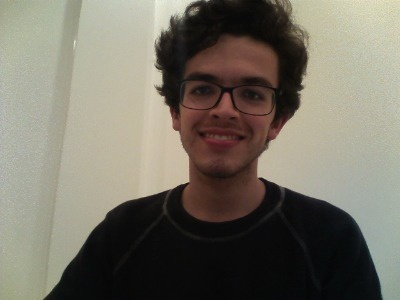
#> input picture ComputerVision_Projects/Images/gabriel.png, 400 x 300 px
$ python histogram_oriented_grad.py Images/gabriel.png
#> lines starting #> are read from the running program, lines starting #| are printed output that depends on the picture
import cv2 as cv
import sys
import numpy as np

# This script reads an image and displays it in a window.
img = cv.imread('Images/gabriel.png')
#> img is the input picture: shape (300, 400, 3); mean B, G, R 101.8, 113.9, 118.5
if img is None:
    print('Could not open or find the image:', sys.argv[1])
    sys.exit()

img = np.float32(img)/255.0  # Convert to float32 and normalize for better processing

# Calculate gradient
gx = cv.Sobel(img, cv.CV_32F, 1, 0, ksize=1)  # goes along x-axis (dx=1) to see if there are changes. i.e., vertical edges will be identified
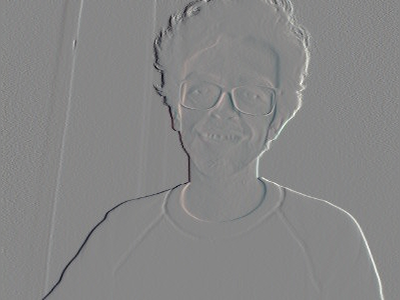
#> gx: shape (300, 400, 3) float32; mean B, G, R 0.000175, 0.000237, 0.000169; drawn with min black and max white
gy = cv.Sobel(img, cv.CV_32F, 0, 1, ksize=1)  # goes along y-axis (dy=1) to see if there are changes. i.e., horizontal edges will be identified
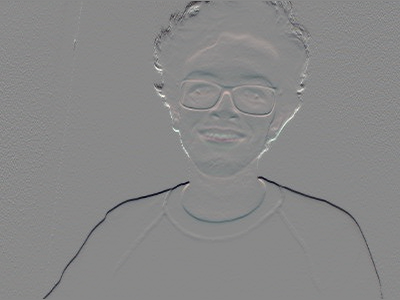
#> gy: shape (300, 400, 3) float32; mean B, G, R -0.00306, -0.00346, -0.00351; drawn with min black and max white
mag, angle = cv.cartToPolar(gx, gy, angleInDegrees=True)  # mag has the magnitude i.e. how strong the edge is (sqrt(gx2 + gy2)), angle has the direction of the edge
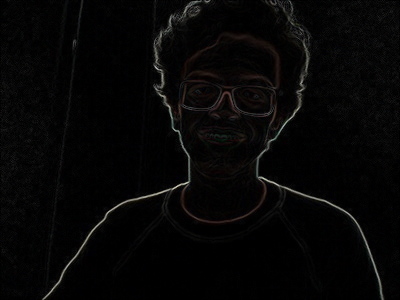
#> mag: shape (300, 400, 3) float32; mean B, G, R 0.0249, 0.0252, 0.0268
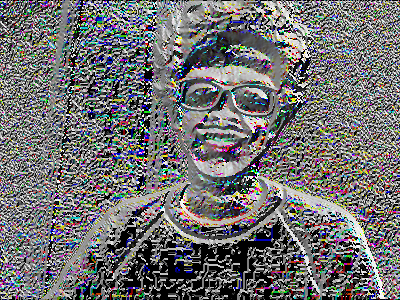
#> angle: shape (300, 400, 3) float32; mean B, G, R 159.7, 158.4, 158.9; drawn with min black and max white
# 2 values per pixel: HOG uses the magnitude and angle to create a histogram of oriented gradients. Histogram is a 9-bin, with 8x8 it is calculated for each 8x8 pixel block.
# This is a design decision.
# edge detection can also be done with cv.Canny(img) but it is not used here.

# Concatenate images for display
Hori = np.concatenate((img, gx, gy, mag, angle), axis=1)
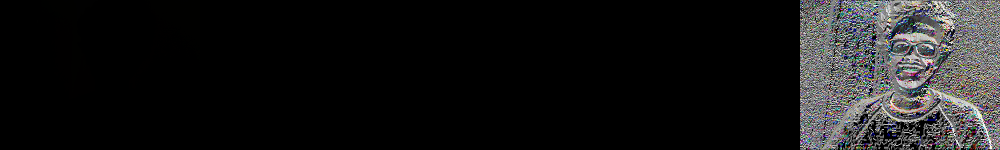
#> Hori: shape (300, 2000, 3) float32 (shown at 1/2 size); mean B, G, R 32, 31.8, 31.9; drawn with min black and max white

cv.imshow('Image', Hori)
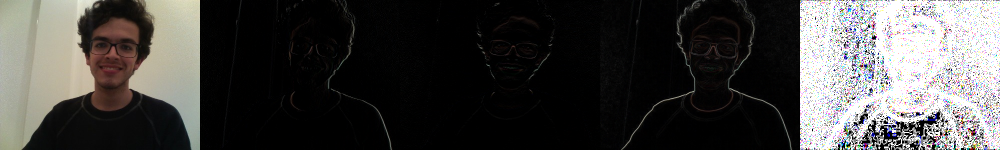
#> window 'Image': shape (300, 2000, 3) (shown at 1/2 size); mean B, G, R 65.7, 67.5, 68.7
k = cv.waitKey(0) & 0xFF
#> (key Esc is pressed here)
